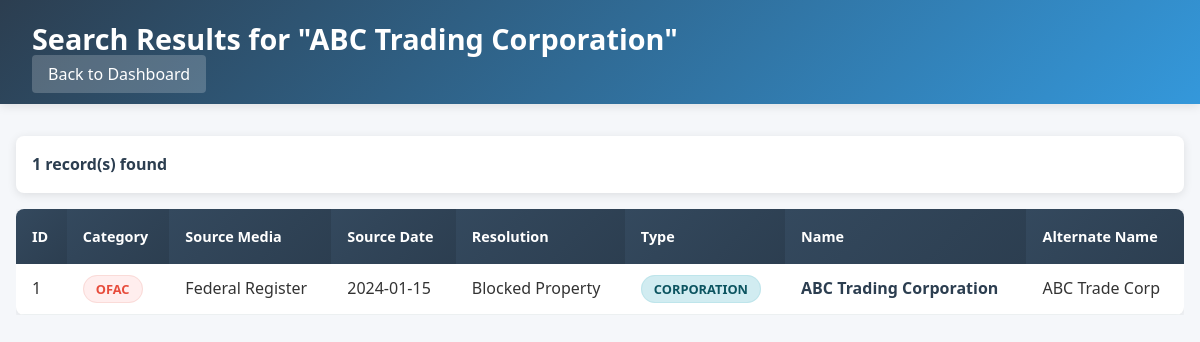
Page /search_corporations.php?corporation_name=ABC Trading Corporation (signed in) on the committed database.
### tables this page shows
CREATE TABLE IF NOT EXISTS corporations (
    id INT AUTO_INCREMENT PRIMARY KEY,
    category ENUM('OFAC', 'IIBS') NOT NULL,
    source_media VARCHAR(255),
    source_media_date DATE,
    resolution VARCHAR(255),
    individual_corporation_involved ENUM('Individual', 'Corporation') DEFAULT 'Corporation',
    first_name VARCHAR(100),
    middle_name VARCHAR(100),
    last_name VARCHAR(100),
    name_ext VARCHAR(50),
    corporation_name_fullname VARCHAR(255),
    alternate_name_alias VARCHAR(255),
    alternate_name_alias_2 VARCHAR(255),
    created_at TIMESTAMP DEFAULT CURRENT_TIMESTAMP,
    INDEX idx_corporation_name (corporation_name_fullname),
    INDEX idx_category (category),
    INDEX idx_first_name (first_name),
    INDEX idx_last_name (last_name),
    INDEX idx_alternate_name (alternate_name_alias)
);

### search_corporations.php (the view, shortened to what this page needs)
<?php
$corporation_name = $_GET['corporation_name'] ?? '';
try {
    $pdo = getDBConnection();
    $sql = "SELECT * FROM corporations WHERE (
        corporation_name_fullname LIKE :name OR
        alternate_name_alias LIKE :name OR
        alternate_name_alias_2 LIKE :name OR
        CONCAT(first_name, ' ', COALESCE(middle_name, ''), ' ', last_name) LIKE :name
    )";
    $params = [':name' => '%' . $corporation_name . '%'];
    $sql .= " ORDER BY corporation_name_fullname ASC, last_name ASC";
    $stmt = $pdo->prepare($sql);
    $stmt->execute($params);
    $results = $stmt->fetchAll(PDO::FETCH_ASSOC);
} catch (PDOException $e) {
    die("Search error: " . $e->getMessage());
}
?>
<!DOCTYPE html>
<html lang="en">
<head>
    <link rel="stylesheet" href="css/style.css">
</head>
<body>
    <header>
        <h1>Search Results for "<?php echo htmlspecialchars($corporation_name); ?>"</h1>
        <a href="admin.php" class="back-link">Back to Dashboard</a>
    </header>
    <main class="results-container">
        <?php if(count($results) > 0): ?>
            <p class="results-count"><?php echo count($results); ?> record(s) found</p>
            <div class="table-container">
                <table class="results-table">
                    <thead>
                        <tr>
                            <th>ID</th>
                            <th>Category</th>
                            <th>Source Media</th>
                            <th>Source Date</th>
                            <th>Resolution</th>
                            <th>Type</th>
                            <th>Name</th>
                            <th>Alternate Name</th>
                        </tr>
                    </thead>
                    <tbody>
                        <?php foreach($results as $record): ?>
                        <tr>
                            <td><?php echo htmlspecialchars($record['id']); ?></td>
                            <td><span class="category-badge <?php echo strtolower($record['category']); ?>">
                                <?php echo htmlspecialchars($record['category']); ?>
                            </span></td>
                            <td><?php echo htmlspecialchars($record['source_media'] ?? ''); ?></td>
                            <td><?php echo htmlspecialchars($record['source_media_date'] ?? ''); ?></td>
                            <td><?php echo htmlspecialchars($record['resolution'] ?? ''); ?></td>
                            <td><span class="type-badge <?php echo strtolower($record['individual_corporation_involved'] ?? 'corporation'); ?>">
                                <?php echo htmlspecialchars($record['individual_corporation_involved'] ?? 'Corporation'); ?>
                            </span></td>
                            <td class="name-cell">
                                <?php if ($record['individual_corporation_involved'] === 'Individual'): ?>
                                    <?php
                                    $fullName = trim(
                                        ($record['first_name'] ?? '') . ' ' .
                                        ($record['middle_name'] ?? '') . ' ' .
                                        ($record['last_name'] ?? '') . ' ' .
                                        ($record['name_ext'] ?? '')
                                    );
                                    echo htmlspecialchars($fullName);
                                    ?>
                                <?php else: ?>
                                    <?php echo htmlspecialchars($record['corporation_name_fullname'] ?? ''); ?>
                                <?php endif; ?>
                            </td>
                            <td><?php echo htmlspecialchars($record['alternate_name_alias'] ?? ''); ?></td>
                        </tr>
                        <?php endforeach; ?>
                    </tbody>
                </table>
            </div>
        <?php endif; ?>
    </main>
</body>
</html>

### css/style.css (style rules this page uses)
* { margin: 0; padding: 0; box-sizing: border-box; }
body { font-family: 'Segoe UI', Tahoma, Geneva, Verdana, sans-serif; background-color: #f5f7fa; color: #333; line-height: 1.6; }
header { background: linear-gradient(135deg, #2c3e50, #3498db); color: white; padding: 1rem 2rem; box-shadow: 0 2px 10px rgba(0,0,0,0.1); }
header h1 { font-size: 1.8rem; font-weight: 600; }
.logout-link, .back-link { color: white; text-decoration: none; padding: 0.5rem 1rem; background: rgba(255,255,255,0.2); border-radius: 4px; transition: background 0.3s ease; }
.table-container { overflow-x: auto; margin-top: 1rem; }
.results-table, .modal-table { width: 100%; border-collapse: collapse; background: white; border-radius: 8px; overflow: hidden; box-shadow: 0 2px 10px rgba(0,0,0,0.1); }
.results-table th, .modal-table th { background: linear-gradient(135deg, #34495e, #2c3e50); color: white; padding: 1rem; text-align: left; font-weight: 600; font-size: 0.9rem; }
.results-table td, .modal-table td { padding: 0.75rem 1rem; border-bottom: 1px solid #ecf0f1; vertical-align: top; }
.name-cell { font-weight: 600; color: #2c3e50; }
.category-badge, .type-badge { padding: 0.25rem 0.75rem; border-radius: 20px; font-size: 0.8rem; font-weight: 600; text-transform: uppercase; }
.category-badge.ofac { background: #fee; color: #e74c3c; border: 1px solid #fadbd8; }
.type-badge.corporation { background: #d1ecf1; color: #0c5460; border: 1px solid #bee5eb; }
.results-container { max-width: 1200px; margin: 2rem auto; padding: 0 1rem; }
.results-count { background: white; padding: 1rem; border-radius: 8px; margin-bottom: 1rem; font-weight: 600; color: #2c3e50; box-shadow: 0 2px 10px rgba(0,0,0,0.1); }

### rows in the picture
corporations: id "1", category "OFAC", source_media "Federal Register", source_media_date "2024-01-15", resolution "Blocked Property", individual_corporation_involved "CORPORATION", corporation_name_fullname "ABC Trading Corporation", alternate_name_alias "ABC Trade Corp"

### other values in the picture
$corporation_name "ABC Trading Corporation"
count($results) "1"
